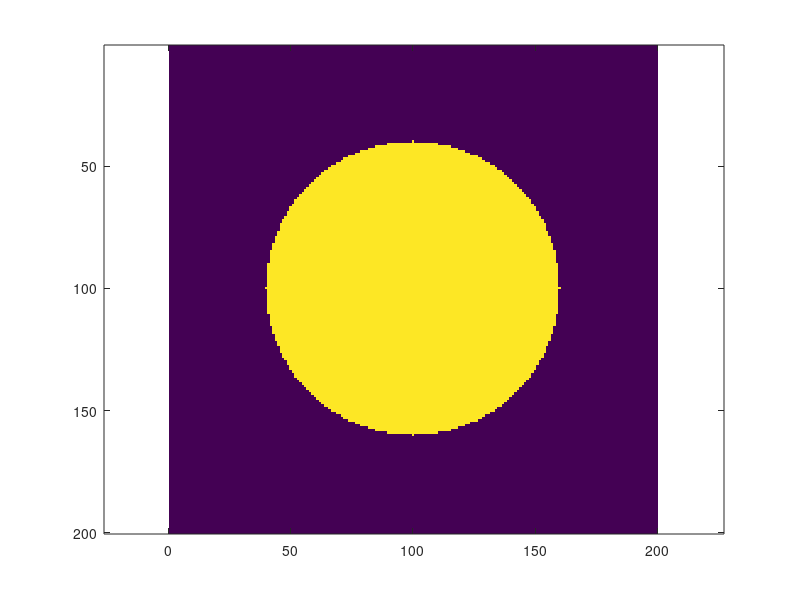
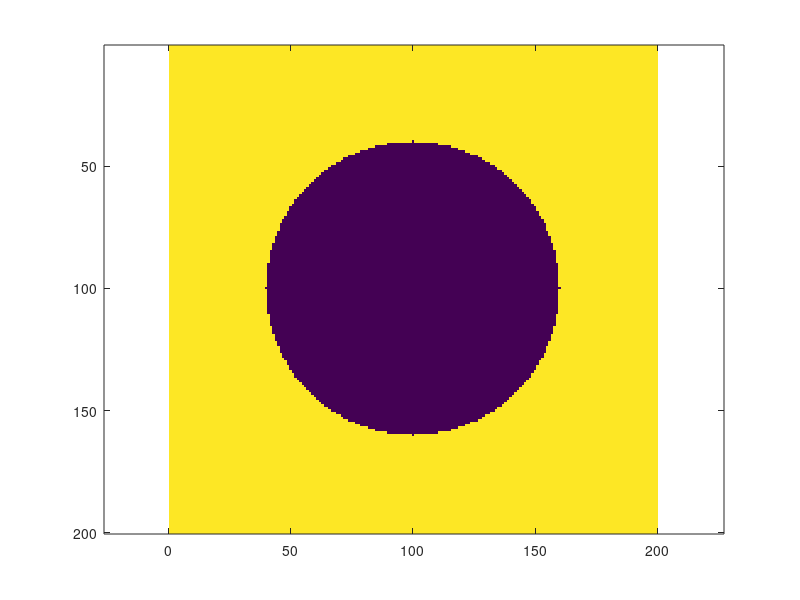
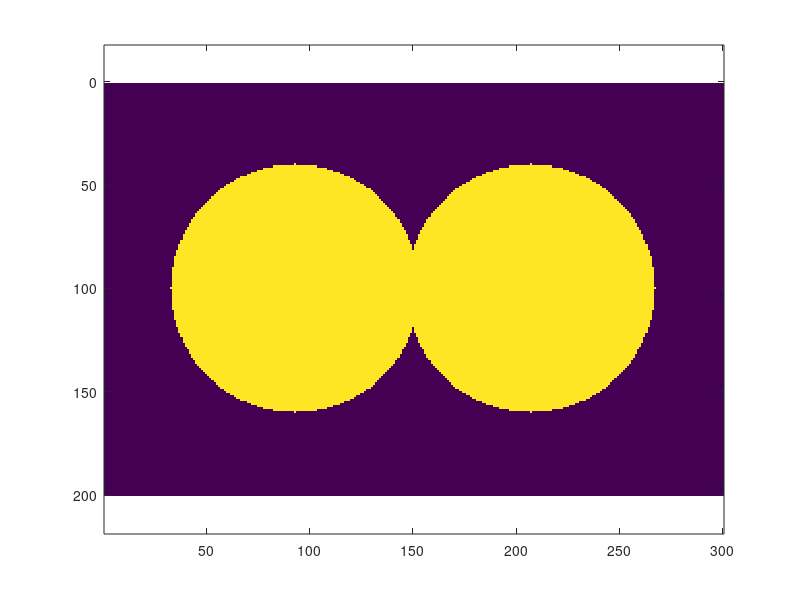
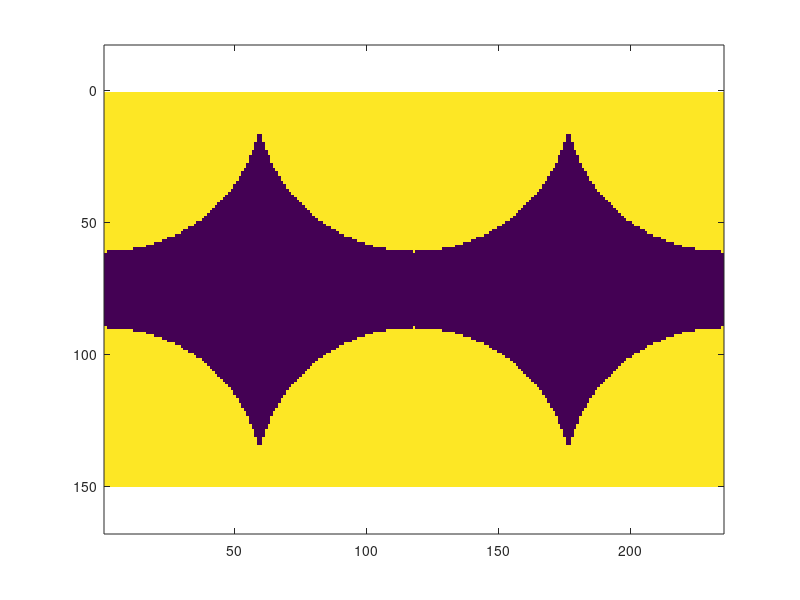

MATLAB code to generate these figures, in order:
clearvars
close all
clc

% Author: Francois Usseglio-Viretta, NREL
% File used to create geometry tests for journal article:
% F. L. E. Usseglio-Viretta et al., "Quantitative Relationships Between Pore Tortuosity, Pore Topology, and Solid Particle Morphology Using a Novel Discrete Particle Size Algorithm"
% Journal of The Electrochemical Society, 167 100513, 2020
% https://doi.org/10.1149/1945-7111/ab913b


%%
%% TABLE III: Investigating impact of symmetry on oversegmantion
%%

%% #1: IDEAL SPHERE
Domain_size=[200 200 1];
radius = 60;
binary_phase=zeros(Domain_size(1),Domain_size(2),Domain_size(3));
binary_phase(round(Domain_size(1)/2),round(Domain_size(2)/2),round(Domain_size(3)/2))=1;
distance_map=bwdist(binary_phase,'euclidean');
binary_phase(distance_map<=radius)=1;

figure
imagesc(binary_phase)
axis equal

%% #2: SPHERE COMPLEMENT

figure
imagesc(~binary_phase)
axis equal

%% #3: OVERLAPPING SPHERES

Domain_size=[200 300 1]; % Inter res
radius = 60;

binary_phase=zeros(Domain_size(1),Domain_size(2),Domain_size(3));
binary_phase(round(Domain_size(1)/2),round(3.1*Domain_size(2)/10),round(Domain_size(3)/2))=1;
binary_phase(round(Domain_size(1)/2),round(6.9*Domain_size(2)/10),round(Domain_size(3)/2))=1;

distance_map=bwdist(binary_phase,'euclidean');
binary_phase(distance_map<=radius)=1;

figure
imagesc(binary_phase)
axis equal

%% #4: OVERLAPPING SHPERES COMPLEMENT

Domain_size=[150 235 1]; % Inter res
radius = 60;

binary_phase=zeros(Domain_size(1),Domain_size(2),Domain_size(3));

binary_phase(1,1,1)=1;
binary_phase(1,round(Domain_size(2)/2),1)=1;
binary_phase(1,Domain_size(2),1)=1;

binary_phase(Domain_size(1),1,1)=1;
binary_phase(Domain_size(1),round(Domain_size(2)/2),1)=1;
binary_phase(Domain_size(1),Domain_size(2),1)=1;

distance_map=bwdist(binary_phase,'euclidean');
binary_phase(distance_map<=radius)=1;

figure
imagesc(binary_phase)
axis equal

%% #5: SPHERES AND CHANNELS

Domain_size=[100 500 1];
radius = 40;
binary_phase=zeros(Domain_size(1),Domain_size(2),Domain_size(3));
binary_phase(round(Domain_size(1)/2),round(2*Domain_size(2)/10),round(Domain_size(3)/2))=1;
binary_phase(round(Domain_size(1)/2),round(8*Domain_size(2)/10),round(Domain_size(3)/2))=1;
distance_map=bwdist(binary_phase,'euclidean');
binary_phase(distance_map<=radius)=1;
binary_phase(round(9*Domain_size(1)/20):round(11*Domain_size(1)/20),:,:)=1;

figure
imagesc(binary_phase)
axis equal


%% #6: SPEHRE WITH SPHERICAL INCLUSION

Domain_size=[200 200 1];
radius = 60;
radius_inclusion=10;

binary_phase=zeros(Domain_size(1),Domain_size(2),Domain_size(3));
binary_phase(round(Domain_size(1)/2),round(Domain_size(2)/2),round(Domain_size(3)/2))=1;
distance_map=bwdist(binary_phase,'euclidean');
binary_phase(distance_map<=radius)=1;

binary_phase2=zeros(Domain_size(1),Domain_size(2),Domain_size(3));
binary_phase2(round(Domain_size(1)/2),round(Domain_size(2)/2),round(Domain_size(3)/2))=1;
distance_map=bwdist(binary_phase2,'euclidean');
binary_phase2(distance_map<=radius_inclusion)=1;
binary_phase(binary_phase2==1)=0;

figure
imagesc(binary_phase)
axis equal

%% #7: SPHERE WITH ORIENTED INCLUSION

Domain_size=[200 200 1];
radius = 60;
radius_inclusion=20;
length_line = 20;
thickness_line = 8;

binary_phase=zeros(Domain_size(1),Domain_size(2),Domain_size(3));
binary_phase(round(Domain_size(1)/2),round(Domain_size(2)/2),round(Domain_size(3)/2))=1;
distance_map=bwdist(binary_phase,'euclidean');
binary_phase(distance_map<=radius)=1;

binary_phase(round(Domain_size(1)/2)-radius_inclusion-length_line:round(Domain_size(1)/2)+radius_inclusion+length_line,round(Domain_size(2)/2-thickness_line/2):round(Domain_size(2)/2+thickness_line/2),round(Domain_size(3)/2))=0;
binary_phase(round(Domain_size(1)/2-thickness_line/2):round(Domain_size(1)/2+thickness_line/2),round(Domain_size(2)/2)-radius_inclusion-length_line:round(Domain_size(2)/2)+radius_inclusion+length_line,round(Domain_size(3)/2))=0;

binary_phase2=zeros(Domain_size(1),Domain_size(2),Domain_size(3));
binary_phase2(round(Domain_size(1)/2),round(Domain_size(2)/2),round(Domain_size(3)/2))=1;
distance_map=bwdist(binary_phase2,'euclidean');
binary_phase2(distance_map<=radius_inclusion)=1;
binary_phase(binary_phase2==1)=0;

figure
imagesc(binary_phase)
axis equal


%% #8 SPHERE WITH OFFSET INCLUSION

Domain_size=[200 200 1];
radius = 60;
radius_inclusion=20;

binary_phase=zeros(Domain_size(1),Domain_size(2),Domain_size(3));
binary_phase(round(Domain_size(1)/2),round(Domain_size(2)/2),round(Domain_size(3)/2))=1;
distance_map=bwdist(binary_phase,'euclidean');
binary_phase(distance_map<=radius)=1;

binary_phase2=zeros(Domain_size(1),Domain_size(2),Domain_size(3));
binary_phase2(round(Domain_size(1)/2),2*round(Domain_size(2)/3),round(Domain_size(3)/2))=1;
distance_map=bwdist(binary_phase2,'euclidean');
binary_phase2(distance_map<=radius_inclusion)=1;
binary_phase(binary_phase2==1)=0;

figure
imagesc(binary_phase)
axis equal


%% #9: SPEHRE WITH OPEN CRACK

Domain_size=[200 200 1];
radius = 60;
binary_phase=zeros(Domain_size(1),Domain_size(2),Domain_size(3));
binary_phase(round(Domain_size(1)/2),round(Domain_size(2)/2),round(Domain_size(3)/2))=1;
distance_map=bwdist(binary_phase,'euclidean');
binary_phase(distance_map<=radius)=1;

crack_radius = 5;
tmp=zeros(Domain_size(1),Domain_size(2),Domain_size(3));
tmp(round(Domain_size(1)/2),1:round(Domain_size(2)/2),round(Domain_size(3)/2))=1;
distance_map=bwdist(tmp,'euclidean');
binary_phase(distance_map<=crack_radius)=0;

figure
imagesc(binary_phase)
axis equal


%% #10: SPEHRE WTIH CLOSED CRACK

Domain_size=[200 200 1];
radius = 60;
binary_phase=zeros(Domain_size(1),Domain_size(2),Domain_size(3));
binary_phase(round(Domain_size(1)/2),round(Domain_size(2)/2),round(Domain_size(3)/2))=1;
distance_map=bwdist(binary_phase,'euclidean');
binary_phase(distance_map<=radius)=1;

crack_radius = 5;
tmp=zeros(Domain_size(1),Domain_size(2),Domain_size(3));
tmp(round(Domain_size(1)/2),100-45:round(Domain_size(2)/2),round(Domain_size(3)/2))=1;
distance_map=bwdist(tmp,'euclidean');
binary_phase(distance_map<=crack_radius)=0;

figure
imagesc(binary_phase)
axis equal


%%
%% FIGURE 10: Imvestigating impact of surface rougness on oversegmentation
%%

%% FIGURE 10a w/o surface roughness

Domain_size=[100 100 1];
width = 10;

binary_phase=zeros(Domain_size(1),Domain_size(2),Domain_size(3));
% binary_phase(1:round(Domain_size(1)/2),round(Domain_size(2)/2),:)=1;
% binary_phase(round(Domain_size(1)/2),1:round(Domain_size(2)/2),:)=1;

binary_phase(1:round(3*Domain_size(1)/4),round(3*Domain_size(2)/4),:)=1;
binary_phase(round(3*Domain_size(1)/4),1:round(3*Domain_size(2)/4),:)=1;

[D,~] = bwdist(binary_phase,'Chessboard');
binary_phase(D<=width)=1;

figure
imagesc(binary_phase)
axis equal

%% FIGURE 10a w/ surface roughness

Domain_size=[100 100 1];
width = 10;

binary_phase=zeros(Domain_size(1),Domain_size(2),Domain_size(3));
binary_phase(1:round(3*Domain_size(1)/4),round(3*Domain_size(2)/4),:)=1;
binary_phase(round(3*Domain_size(1)/4),1:round(3*Domain_size(2)/4),:)=1;

[D,~] = bwdist(binary_phase,'Chessboard');
binary_phase(D<=width)=1;

[D,~] = bwdist(binary_phase,'Chessboard');
binary_phase(D==1)=2;
idx = find(D==1);
for k=1:1:length(idx)
    binary_phase(idx(k))=randi(2)-1;
end

figure
imagesc(binary_phase)
axis equal


%% FIGURE 10 b with smooth surface

Domain_size=[200 300 1];
radius = 60;

binary_phase=zeros(Domain_size(1),Domain_size(2),Domain_size(3));
binary_phase(round(Domain_size(1)/2),round(3.1*Domain_size(2)/10),round(Domain_size(3)/2))=1;
binary_phase(round(Domain_size(1)/2),round(6.9*Domain_size(2)/10),round(Domain_size(3)/2))=1;
distance_map=bwdist(binary_phase,'euclidean');
binary_phase(distance_map<=radius)=1;

figure
imagesc(binary_phase)
axis equal


%% FIGURE 10 b with few surface roughness

Domain_size=[200 300 1];
radius = 60;

binary_phase=zeros(Domain_size(1),Domain_size(2),Domain_size(3));
binary_phase(round(Domain_size(1)/2),round(3.1*Domain_size(2)/10),round(Domain_size(3)/2))=1;
binary_phase(round(Domain_size(1)/2),round(6.9*Domain_size(2)/10),round(Domain_size(3)/2))=1;
distance_map=bwdist(binary_phase,'euclidean');
binary_phase(distance_map<=radius)=1;

[D,~] = bwdist(binary_phase,'Chessboard');
binary_phase(D==1)=2;
idx = find(D==1);
for k=1:1:length(idx)
    binary_phase(idx(k))=randi(2)-1;
end

figure
imagesc(binary_phase)
axis equal



%% FIGURE 10 c with large surface roughness

Domain_size=[20 30 1];
radius = 6;

binary_phase=zeros(Domain_size(1),Domain_size(2),Domain_size(3));
binary_phase(round(Domain_size(1)/2),round(3.1*Domain_size(2)/10),round(Domain_size(3)/2))=1;
binary_phase(round(Domain_size(1)/2),round(6.9*Domain_size(2)/10),round(Domain_size(3)/2))=1;
distance_map=bwdist(binary_phase,'euclidean');
binary_phase(distance_map<=radius)=1;

[D,~] = bwdist(binary_phase,'Chessboard');
binary_phase(D==1)=2;
idx = find(D==1);
for k=1:1:length(idx)
    binary_phase(idx(k))=randi(2)-1;
end

binary_phase=imresize(binary_phase,4,'bicubic');
binary_phase(binary_phase>=0.5)=1;
binary_phase(binary_phase~=1)=0;

[L,n]=bwlabel(binary_phase,4);
cluster_=zeros(n,1);
for k=1:1:n
    cluster_(k,1)=sum(sum(sum(L==k)));
end
max_idx = find(cluster_==max(cluster_));
binary_phase(L~=max_idx)=0;

figure
imagesc(binary_phase)
axis equal



